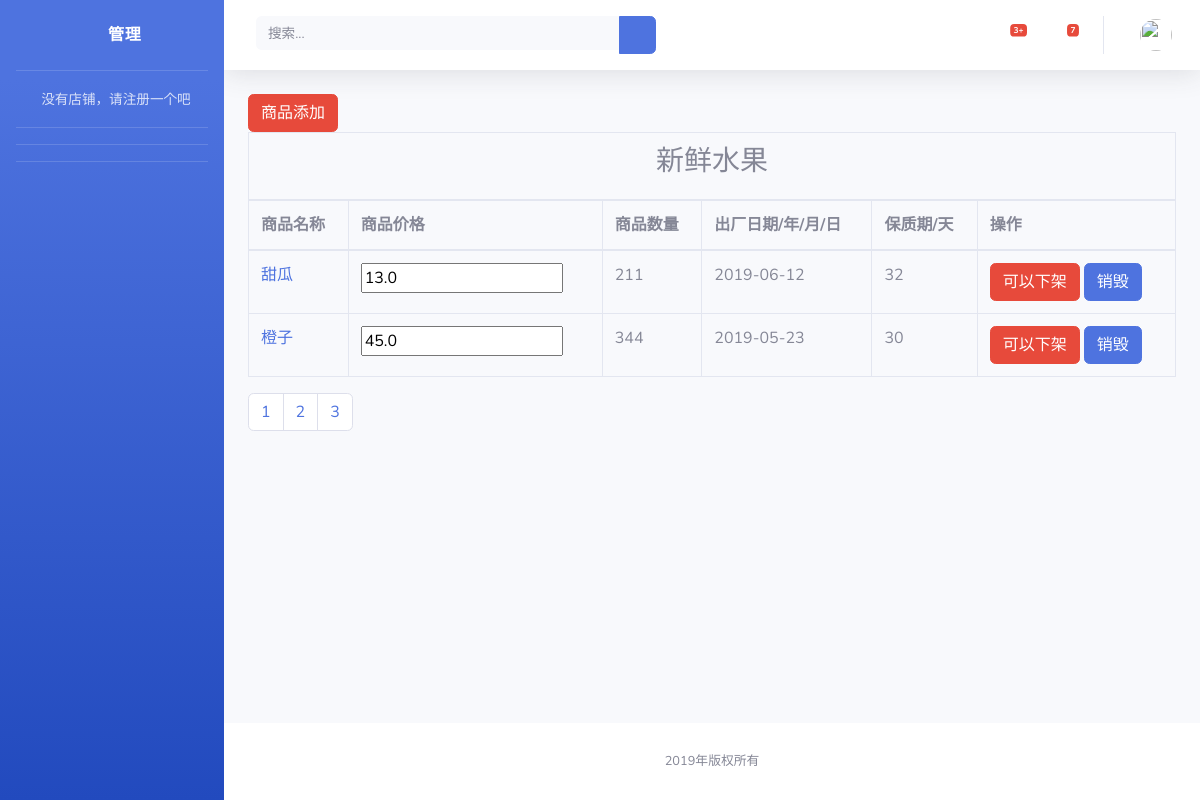
Screenshot of /store/type_allgood/1?keywords=&page_num=3 with the database file from the repository.
### Store/models.py (models this page shows)
class Goodstype(models.Model):
    type_name = models.CharField(max_length=32, verbose_name="类型名称")
    type_description = models.TextField(max_length=32, verbose_name="类型描述")
    picture= models.ImageField(upload_to='buyer/images',default='images/banner01.jpg',verbose_name="图片")

class Goods(models.Model):
    goods_name=models.CharField(max_length=32,verbose_name="商品名称")
    goods_price=models.FloatField(verbose_name="商品价格")
    goods_image=models.ImageField(upload_to="store/images",verbose_name="商品图片")
    goods_number=models.IntegerField(verbose_name="商品数量")
    goods_description= models.TextField(verbose_name="商品的描述")
    goods_date = models.DateField(verbose_name="出厂日期")
    goods_safedate = models.IntegerField(verbose_name="保质期")
    goods_under=models.IntegerField(verbose_name="商品状态",default=1)#设置商品状态，0为下架，1为待售
    goods_type = models.ForeignKey(to=Goodstype, on_delete=models.CASCADE, verbose_name="商品类型id")  # 与商品类型是多对一的关系
    store_id=models.ForeignKey(to=Store,on_delete=models.CASCADE,verbose_name="商品店铺")#与店铺是多对多关系

### Store/views.py (the view)
# urls.py: re_path(r'type_allgood/(?P<id>\d+)',type_allgood),
def type_allgood(request,id):
    goods_type=Goodstype.objects.get(id=id)
    keywords = request.GET.get("keywords", "")
    page_num = request.GET.get("page_num", 1)
    if keywords:
        type_list = goods_type.goods_set.filter(goods_name__contains=keywords)
    else:
        type_list =goods_type.goods_set.all()
    paginator = Paginator(type_list, 2)
    page = paginator.page(int(page_num))
    start = int(page_num) - 3
    end = int(page_num) + 2
    if start <= 0:
        start = 0
    page_range = paginator.page_range[start:end]
    return render(request,'store/type_allgood.html',locals())

### Store/templates/store/type_allgood.html (shortened to what this page needs)
{% extends 'store/blank.html' %}
{% block blank %}
     <a class="btn btn-danger" href="/store/add_good/">商品添加</a>
    <table class="table table-bordered" >
        <thead>
        <tr style="text-align: center"><th colspan="6"><h3>{{ goods_type.type_name }}</h3></th></tr>
            <tr>
            <th>商品名称</th>
            <th>商品价格</th>
            <th>商品数量</th>
            <th>出厂日期/年/月/日</th>
            <th>保质期/天</th>
            <th>操作</th>
        </tr>
        </thead>
        <tbody>
            {% for t in page %}
                <tr>
                    <td ><a href="/store/goods/?id={{ t.id }}">{{ t.goods_name }}</a></td>
                    <td><input type="text" value="{{ t.goods_price}}" id="gp{{ t.id }}" name="good_price" onblur="edit({{ t.id }})">
                    </td>
                     <td>{{ t.goods_number }}</td>
                    <td>{{ t.goods_date|date:'Y-m-d'}}</td>
                    <td>{{ t.goods_safedate }}</td>
                    <td>
                         {% ifequal t.goods_under 1 %}
                        <a class="btn btn-danger" href="/store/goods_set/down/?id={{ t.id }}">可以下架</a>
                        {% else %}
                        <a class="btn btn-danger" href="/store/goods_set/up/?id={{ t.id }}">可以上架</a>
                         {% endifequal %}
                        <a class="btn btn-primary" href="/store/goods_set/delete/?id={{ t.id }}">销毁</a>
                    </td>
                </tr>
            {% endfor %}
        </tbody>
    </table>
    <div class="dataTables_paginate paging_simple_numbers">
        <ul class="pagination">
            {% for p in page_range %}
            <li class="paginate_button page-item">
                <a class="page-link" href="?keywords={{ keywords }}&page_num={{ p }}">{{ p }}</a>
            </li>
            {% endfor %}
        </ul>
    </div>
{% endblock %}

### rows the page displays
Goodstype: type_name "新鲜水果"
Goods: goods_name "甜瓜", good_price "13.0", goods_number "211", goods_date "2019-06-12", goods_safedate "32"
Goods: goods_name "橙子", good_price "45.0", goods_number "344", goods_date "2019-05-23", goods_safedate "30"

### other values shown
{{ p }} "1" "2" "3"
